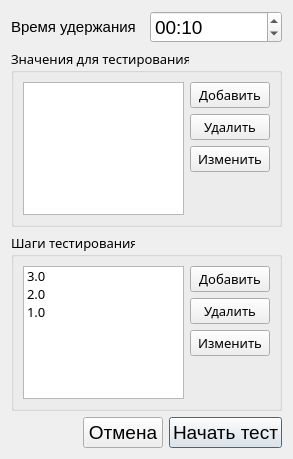
<?xml version="1.0" encoding="UTF-8"?>
<ui version="4.0">
 <class>OtherTestSettings</class>
 <widget class="QDialog" name="OtherTestSettings">
  <property name="geometry">
   <rect>
    <x>0</x>
    <y>0</y>
    <width>293</width>
    <height>459</height>
   </rect>
  </property>
  <property name="font">
   <font>
    <pointsize>14</pointsize>
   </font>
  </property>
  <property name="windowTitle">
   <string>Параметры тестирования</string>
  </property>
  <layout class="QVBoxLayout" name="verticalLayout_3">
   <item>
    <layout class="QHBoxLayout" name="horizontalLayout_3">
     <item>
      <widget class="QLabel" name="label">
       <property name="text">
        <string>&lt;html&gt;&lt;head/&gt;&lt;body&gt;&lt;p&gt;&lt;span style=&quot; font-size:11pt;&quot;&gt;Время удержания&lt;/span&gt;&lt;/p&gt;&lt;/body&gt;&lt;/html&gt;</string>
       </property>
      </widget>
     </item>
     <item>
      <widget class="QTimeEdit" name="timeEdit">
       <property name="currentSection">
        <enum>QDateTimeEdit::Section::SecondSection</enum>
       </property>
       <property name="displayFormat">
        <string>mm:ss</string>
       </property>
       <property name="currentSectionIndex">
        <number>1</number>
       </property>
       <property name="time">
        <time>
         <hour>0</hour>
         <minute>0</minute>
         <second>10</second>
        </time>
       </property>
      </widget>
     </item>
    </layout>
   </item>
   <item>
    <widget class="QGroupBox" name="groupBox_2">
     <property name="font">
      <font>
       <family>HoloLens MDL2 Assets</family>
       <pointsize>10</pointsize>
      </font>
     </property>
     <property name="title">
      <string>Значения для тестирования</string>
     </property>
     <layout class="QHBoxLayout" name="horizontalLayout">
      <item>
       <widget class="QListWidget" name="listWidget_value">
        <property name="editTriggers">
         <set>QAbstractItemView::EditTrigger::CurrentChanged|QAbstractItemView::EditTrigger::DoubleClicked|QAbstractItemView::EditTrigger::EditKeyPressed</set>
        </property>
       </widget>
      </item>
      <item>
       <layout class="QVBoxLayout" name="verticalLayout">
        <item>
         <widget class="QPushButton" name="pushButton_add_value">
          <property name="text">
           <string>Добавить</string>
          </property>
          <property name="autoDefault">
           <bool>false</bool>
          </property>
         </widget>
        </item>
        <item>
         <widget class="QPushButton" name="pushButton_delete_value">
          <property name="text">
           <string>Удалить</string>
          </property>
         </widget>
        </item>
        <item>
         <widget class="QPushButton" name="pushButton_change_value">
          <property name="text">
           <string>Изменить</string>
          </property>
         </widget>
        </item>
        <item>
         <spacer name="verticalSpacer_2">
          <property name="orientation">
           <enum>Qt::Orientation::Vertical</enum>
          </property>
          <property name="sizeHint" stdset="0">
           <size>
            <width>20</width>
            <height>40</height>
           </size>
          </property>
         </spacer>
        </item>
       </layout>
      </item>
     </layout>
    </widget>
   </item>
   <item>
    <widget class="QGroupBox" name="groupBox">
     <property name="font">
      <font>
       <family>HoloLens MDL2 Assets</family>
       <pointsize>10</pointsize>
      </font>
     </property>
     <property name="title">
      <string>Шаги тестирования</string>
     </property>
     <layout class="QHBoxLayout" name="horizontalLayout_2">
      <item>
       <widget class="QListWidget" name="listWidget_step">
        <item>
         <property name="text">
          <string>3.0</string>
         </property>
        </item>
        <item>
         <property name="text">
          <string>2.0</string>
         </property>
        </item>
        <item>
         <property name="text">
          <string>1.0</string>
         </property>
        </item>
       </widget>
      </item>
      <item>
       <layout class="QVBoxLayout" name="verticalLayout_2">
        <item>
         <widget class="QPushButton" name="pushButton_add_step">
          <property name="text">
           <string>Добавить</string>
          </property>
         </widget>
        </item>
        <item>
         <widget class="QPushButton" name="pushButton_delete_step">
          <property name="text">
           <string>Удалить</string>
          </property>
         </widget>
        </item>
        <item>
         <widget class="QPushButton" name="pushButton_change_step">
          <property name="text">
           <string>Изменить</string>
          </property>
         </widget>
        </item>
        <item>
         <spacer name="verticalSpacer">
          <property name="orientation">
           <enum>Qt::Orientation::Vertical</enum>
          </property>
          <property name="sizeHint" stdset="0">
           <size>
            <width>20</width>
            <height>40</height>
           </size>
          </property>
         </spacer>
        </item>
       </layout>
      </item>
     </layout>
    </widget>
   </item>
   <item>
    <layout class="QHBoxLayout" name="horizontalLayout_4">
     <item>
      <spacer name="horizontalSpacer_2">
       <property name="orientation">
        <enum>Qt::Orientation::Horizontal</enum>
       </property>
       <property name="sizeHint" stdset="0">
        <size>
         <width>40</width>
         <height>20</height>
        </size>
       </property>
      </spacer>
     </item>
     <item>
      <widget class="QPushButton" name="pushButton_2">
       <property name="text">
        <string>Отмена</string>
       </property>
      </widget>
     </item>
     <item>
      <widget class="QPushButton" name="pushButton">
       <property name="text">
        <string>Начать тест</string>
       </property>
       <property name="default">
        <bool>true</bool>
       </property>
      </widget>
     </item>
    </layout>
   </item>
  </layout>
 </widget>
 <resources/>
 <connections>
  <connection>
   <sender>pushButton_2</sender>
   <signal>clicked()</signal>
   <receiver>OtherTestSettings</receiver>
   <slot>reject()</slot>
   <hints>
    <hint type="sourcelabel">
     <x>80</x>
     <y>360</y>
    </hint>
    <hint type="destinationlabel">
     <x>19</x>
     <y>362</y>
    </hint>
   </hints>
  </connection>
  <connection>
   <sender>pushButton</sender>
   <signal>clicked()</signal>
   <receiver>OtherTestSettings</receiver>
   <slot>accept()</slot>
   <hints>
    <hint type="sourcelabel">
     <x>147</x>
     <y>357</y>
    </hint>
    <hint type="destinationlabel">
     <x>225</x>
     <y>376</y>
    </hint>
   </hints>
  </connection>
 </connections>
</ui>
